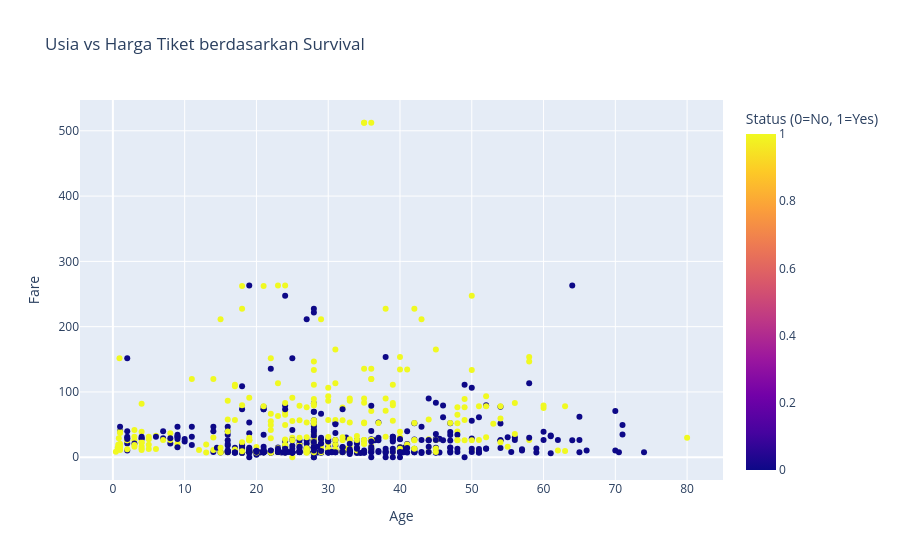

Write notebook code for a chart like this one.
### Markdown cell above
Interpretasi:

Ada korelasi negatif antara Pclass dan Fare, yang artinya penumpang di kelas lebih tinggi cenderung membayar tiket lebih mahal. Korelasi Survived dengan fitur lain relatif kecil tapi bisa memberikan insight tambahan.

### Code cell
import plotly.express as px

# Visualisasi interaktif Age vs Fare berdasarkan Survival
fig = px.scatter(data, x="Age", y="Fare", color="Survived",
                 title="Usia vs Harga Tiket berdasarkan Survival",
                 labels={"Survived": "Status (0=No, 1=Yes)"})
fig.show()

### Figure 1 — Plotly figure (JSON) as saved in the notebook; plotly's stock layout.template omitted (floating-point values rounded to 4 significant figures; data arrays with more than 128 entries replaced by an {"elided": "..."} marker saying what was removed)
{"data": [{"hovertemplate": "Age=%{x}<br>Fare=%{y}<br>Status (0=No, 1=Yes)=%{marker.color}<extra></extra>", "legendgroup": "", "marker": {"color": {"elided": "773 int values"}, "coloraxis": "coloraxis", "symbol": "circle"}, "mode": "markers", "name": "", "orientation": "v", "showlegend": false, "type": "scatter", "x": {"elided": "773 float values"}, "xaxis": "x", "y": {"elided": "773 float values"}, "yaxis": "y"}], "layout": {"coloraxis": {"colorbar": {"title": {"text": "Status (0=No, 1=Yes)"}}, "colorscale": [[0, "#0d0887"], [0.1111, "#46039f"], [0.2222, "#7201a8"], [0.3333, "#9c179e"], [0.4444, "#bd3786"], [0.5556, "#d8576b"], [0.6667, "#ed7953"], [0.7778, "#fb9f3a"], [0.8889, "#fdca26"], [1, "#f0f921"]]}, "legend": {"tracegroupgap": 0}, "title": {"text": "Usia vs Harga Tiket berdasarkan Survival"}, "xaxis": {"anchor": "y", "domain": [0, 1], "title": {"text": "Age"}}, "yaxis": {"anchor": "x", "domain": [0, 1], "title": {"text": "Fare"}}}}
